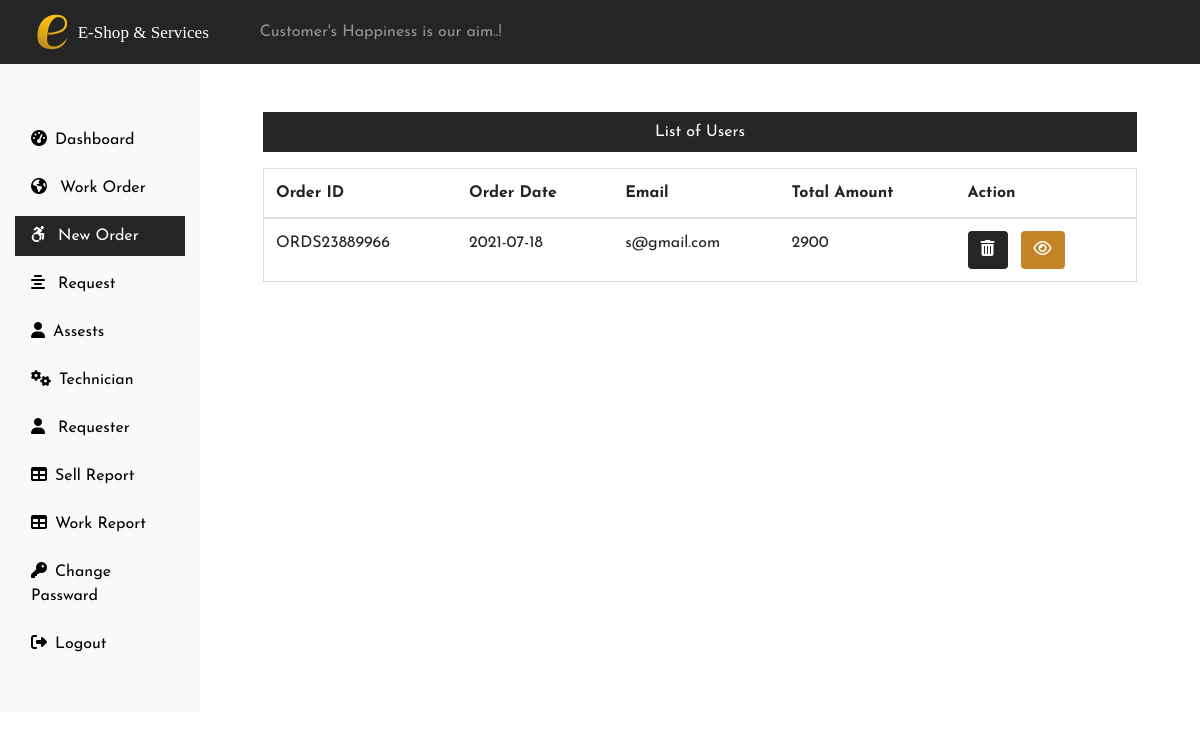
/Admin/newOrder.php (signed in), run on the app's committed database.
### tables this page shows
CREATE TABLE IF NOT EXISTS `payment` (
  `or_id` int(11) NOT NULL AUTO_INCREMENT,
  `ORDER_ID` varchar(255) NOT NULL,
  `EMAIL` varchar(255) NOT NULL,
  `TXN_AMOUNT` int(11) NOT NULL,
  `date` date DEFAULT NULL,
  PRIMARY KEY (`or_id`)
);

### Admin/newOrder.php (the view, shortened to what this page needs)
<?php
 include('../connection.php');
 include('includes/header.php');
?>
        <div class="col-sm-9 col-md-10">
        <div class="text-center mx-5 mt-5">
            <p class="blkColor text-white p-2">List of Users</p>
               <?php   $sql = "SELECT * FROM `payment`";
                    $result= $conn->query($sql);
                    if($result->num_rows > 0){
                echo'<table class="table ">
                    <thead>
                    <tr>
                        <th scope="col">Order ID</th>
                        <th scope="col">Order Date</th>
                        <th scope="col">Email</th>
                        <th scope="col">Total Amount</th>
                        <th scope="col">Action</th>
                    </tr>
                    </thead>
                    <tbody>';
                        while($row = $result->fetch_assoc()){
                    echo ' <tr>';
                    echo '<td>'.$row['ORDER_ID'].'</td>';
                    echo '<td>'.$row['date'].'</td>';
                    echo '<td>'.$row['EMAIL'].'</td>';
                    echo '<td>'.$row['TXN_AMOUNT'].'</td>';
                    echo '<td>';
                    echo '<form action="" method="post" class="d-inline mr-2">';
                    echo '<input type="hidden" name="id" value='.$row["or_id"].'>
                         <input type="hidden" name="user" value='.$row["EMAIL"].'>
                         <input type="hidden" name="date" value='.$row["date"].'>
                    <button class="btn "name ="delete" value ="delete" type="submit"><i class="fa fa-trash"></i></button>';
                    echo '</form>';
                    echo '<form action="viewOrder.php" method="post" class="d-inline mr-2">';
                    echo '<input type="hidden" name="email" value='.$row["EMAIL"].'>
                    <input type="hidden" name="oid" value='.$row["ORDER_ID"].'>
                    <input type="hidden" name="date" value='.$row["date"].'>
                    <button class="btn btn1"name ="view" value ="view" type="submit"><i class="fa fa-eye"></i></button>';
                    echo '</form>';
                    echo '</td>';
                    echo     '</tr>';
                        }
                echo  '</tbody>
                    </table>';
        }
        else{
            echo '0 Result';
        }
           ?>
        </div>
    </div>
   </div>
<?php include('includes/footer.php');?>

### css/portalStyle.css (style rules this page uses)
body { overflow-x: hidden; }
table { border-collapse: collapse; border-spacing: 0; width: 100%; border: 1px solid #ddd; }
th, td { text-align: left; padding: 16px; }
* { margin: 0; padding: 0; box-sizing: border-box; font-family: 'Josefin Sans', sans-serif; }
.btn { background-color:#252525; color:#fff; }
.btn1 { background-color:#c48528; color:#fff; }
.blkColor { background-color:#252525; }

### data on the page
payment: ORDER_ID "ORDS23889966", date "2021-07-18", EMAIL "s@gmail.com", TXN_AMOUNT "2900"
